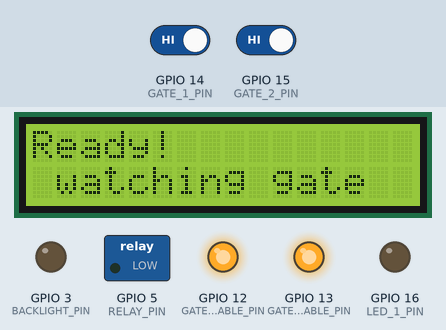
Simulated run of this sketch. Board: ESP32. Parts: 16×2 character LCD, switched loads named in the sketch (green lamp = pin HIGH), output pins drawn as LEDs (lit = HIGH). Dashed ring = blinking. Inputs (shaded band) come from the test bench; at power-on: GPIO 14 (GATE_1_PIN) HIGH, GPIO 15 (GATE_2_PIN) HIGH.

Above: at 2.3 s.
2.4 s: GPIO 14 (GATE_1_PIN) driven LOW
At 3.1 s:
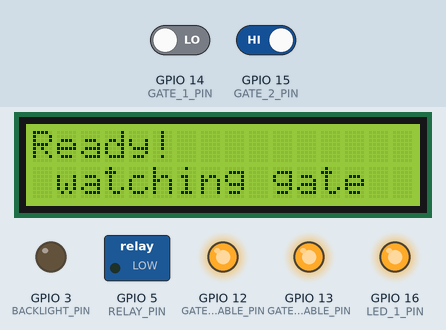
3.9 s: GPIO 15 (GATE_2_PIN) driven LOW
At 5.2 s:
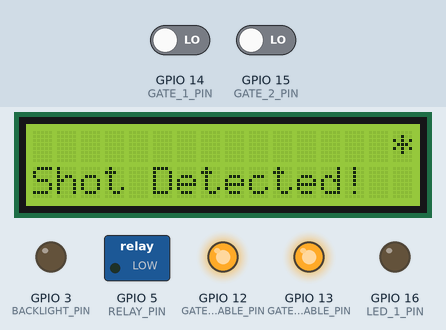
6.9 s: GPIO 14 (GATE_1_PIN) driven HIGH
At 7.6 s:
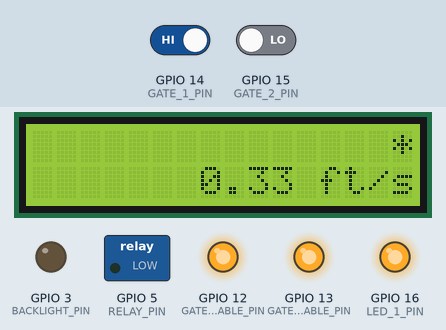
9.9 s: GPIO 15 (GATE_2_PIN) driven HIGH
At 12.8 s:
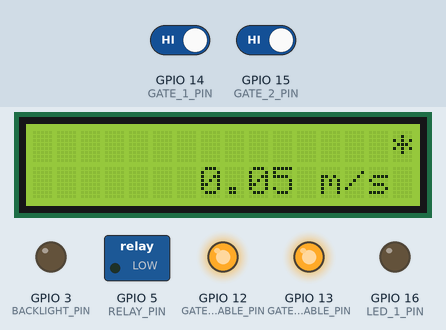
12.9 s: GPIO 15 (GATE_2_PIN) driven LOW
At 15.4 s:
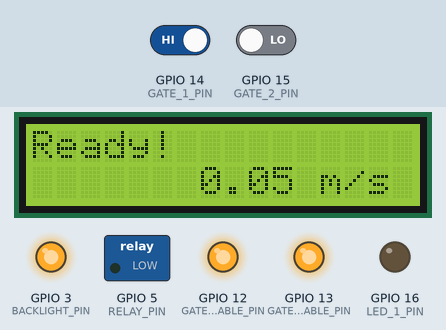
15.9 s: GPIO 14 (GATE_1_PIN) driven LOW
At 17.8 s:
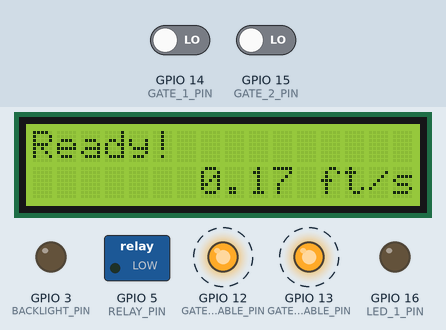
Timing chart, 0 to 19.9 s (numbered marks = the images above; inputs shaded):
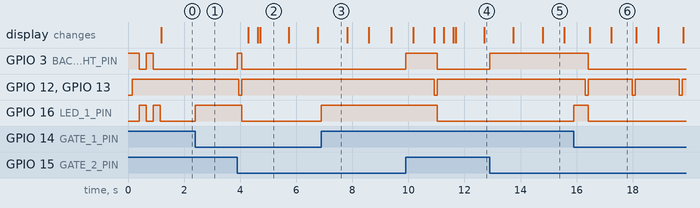

The sketch:

ESPx_Chronograph.ino
```cpp
#include <Wire.h>
#include <LCD.h>
#include <LiquidCrystal_I2C.h>


#define BACKLIGHT_PIN     3

//Pins here are ESP 8266 specific and are unused pins on the UEXT connector
#define GATE_1_ENABLE_PIN 12
#define GATE_2_ENABLE_PIN 13

#define GATE_1_PIN 14
#define GATE_2_PIN 15

#define LED_1_PIN 16
#define LED_2_PIN 3

#define RELAY_PIN 5

//LiquidCrystal_I2C lcd(0x38);  // Set the LCD I2C address

LiquidCrystal_I2C lcd(0x27, BACKLIGHT_PIN, POSITIVE);  // Set the LCD I2C address

int loopCount = 0;
long upTime = 0;
static char outBuf[12];

static bool gate1Bang = false;
static bool gate2Bang = false;
volatile bool gatesReady = false;
volatile unsigned long bang1Clicks = 0;
volatile unsigned long bang2Clicks = 0;
static unsigned long shotClicks = 0;
static unsigned long lastShotClicks = 0;
volatile unsigned long tmpVal = 0;


// Creat a set of new characters
const uint8_t charBitmap[][8] = {
   { 0xc, 0x12, 0x12, 0xc, 0, 0, 0, 0 },
   { 0x6, 0x9, 0x9, 0x6, 0, 0, 0, 0 },
   { 0x0, 0x6, 0x9, 0x9, 0x6, 0, 0, 0x0 },
   { 0x0, 0xc, 0x12, 0x12, 0xc, 0, 0, 0x0 },
   { 0x0, 0x0, 0xc, 0x12, 0x12, 0xc, 0, 0x0 },
   { 0x0, 0x0, 0x6, 0x9, 0x9, 0x6, 0, 0x0 },
   { 0x0, 0x0, 0x0, 0x6, 0x9, 0x9, 0x6, 0x0 },
   { 0x0, 0x0, 0x0, 0xc, 0x12, 0x12, 0xc, 0x0 }

};

void shotAnimate(int _rate)
{
  lcd.home();
  for ( int j = 0; j < 12; j++ )
  {
    lcd.setCursor( 0, 0);
    lcd.print("                ");
    lcd.setCursor ( j, 0 );        // go to the next spot
    lcd.print(">>>---->");
    delay ( 100 / _rate );

  }
  lcd.setCursor( 0, 0);
  lcd.print("               *");
  delay(1000);
};

void displaySpeed(int delayClicks, int rate)
{
  /*
   *    The distance between gates is 30.48cm (1ft)
   *    at 80000000 ticks per second on the CCOUNT register
   *
   *      fps = 80000000 / count in ticks
   *
   */

  float feetSec = 80000000.00 / (float)delayClicks;

  //get meters / sec
  float metersSec = feetSec * 0.3048;


    lcd.setCursor( 0, 1);
    lcd.print("                ");
    lcd.setCursor ( 3, 1);        // go to the next spot
    dtostrf(metersSec,8, 2, outBuf);
    lcd.print(outBuf);
    lcd.setCursor( 11, 1);
    lcd.print(" m/s");
    delay ( 3000 / rate );
    lcd.setCursor( 0, 1);
    lcd.print("                ");
    lcd.setCursor ( 3, 1);        // go to the next spot
    dtostrf(feetSec,8, 2, outBuf);
    lcd.print(outBuf);
    lcd.setCursor( 11, 1);
    lcd.print(" ft/s");
    delay ( 3000 / rate );
}

void gate1Tripped(){
  //get the CCOUNT first!!!
  tmpVal = ESP.getCycleCount();
  if(gatesReady)
  {
    if(!gate1Bang)
    {
      bang1Clicks = tmpVal;
      gate1Bang = true;

    }
  }
  digitalWrite(LED_1_PIN, HIGH);
  tmpVal = 0;
}

void gate2Tripped(){
    //get the CCOUNT first!!!
  tmpVal = ESP.getCycleCount();
  if(gatesReady && gate1Bang)
  {
    bang2Clicks = tmpVal;
    gate2Bang = true;
  }
  digitalWrite(LED_2_PIN, HIGH);
  tmpVal = 0;
}

void resetGates(){
  gatesReady = false;
 // lcd.home ();                   // go home
//  lcd.print("       Resetting");
  yield();

  digitalWrite(GATE_1_ENABLE_PIN, LOW);
  digitalWrite(GATE_2_ENABLE_PIN, LOW);
  delay(100);

  gate1Bang = false;
  gate2Bang = false;
  shotClicks = 0;
  bang1Clicks = 0;
  bang2Clicks = 0;

  digitalWrite(GATE_1_ENABLE_PIN, HIGH);
  digitalWrite(GATE_2_ENABLE_PIN, HIGH);
  digitalWrite(LED_1_PIN, LOW);
  digitalWrite(LED_2_PIN, LOW);
  gatesReady = true;

}
void setup()
{
  int charBitmapSize = (sizeof(charBitmap ) / sizeof (charBitmap[0]));
  // Switch on the backlight
  pinMode ( BACKLIGHT_PIN, OUTPUT );
  digitalWrite ( BACKLIGHT_PIN, HIGH );

  lcd.begin(16,2);               // initialize the lcd

   for ( int i = 0; i < charBitmapSize; i++ )
   {
      lcd.createChar ( i, (uint8_t *)charBitmap[i] );
   }

  lcd.home ();                   // go home
  lcd.print("CHRONOGRAPH ");
  lcd.setCursor ( 0, 1 );        // go to the next line
  lcd.print (" Initializing... ");

  //set gate pin modes. the TRIGGER ENABLE PINs provide the A voltage to the SCR and are cycled to reset the triggers

  pinMode(GATE_1_ENABLE_PIN, OUTPUT);
  pinMode(GATE_2_ENABLE_PIN, OUTPUT);

  pinMode(LED_1_PIN, OUTPUT);
  pinMode(LED_2_PIN, OUTPUT);

  pinMode(RELAY_PIN, OUTPUT);


  digitalWrite(GATE_1_ENABLE_PIN, HIGH);
  digitalWrite(GATE_2_ENABLE_PIN, HIGH);
  digitalWrite(RELAY_PIN, LOW);

  pinMode(GATE_1_PIN, INPUT);
  pinMode(GATE_2_PIN, INPUT);
  attachInterrupt(digitalPinToInterrupt(GATE_1_PIN), gate1Tripped, CHANGE);
  attachInterrupt(digitalPinToInterrupt(GATE_2_PIN), gate2Tripped, CHANGE);

  upTime = millis();
  digitalWrite(LED_1_PIN, LOW);
  digitalWrite(LED_2_PIN, HIGH);
  delay(250);
  digitalWrite(LED_1_PIN, HIGH);
  digitalWrite(LED_2_PIN, LOW);
  delay(250);
  digitalWrite(LED_1_PIN, LOW);
  digitalWrite(LED_2_PIN, HIGH);
  delay(250);
  digitalWrite(LED_1_PIN, HIGH);
  digitalWrite(LED_2_PIN, LOW);
  delay(250);
  digitalWrite(LED_1_PIN, LOW);
  gatesReady = true;
}

void loop()
{
  if(gatesReady)
  {
    while((bang1Clicks == 0) || (bang2Clicks == 0))
    {
      lcd.home ();                   // go home
      lcd.print("Ready!          ");
      lcd.setCursor ( 0, 1 );        // go to the next line


      //this shows the speed of the ast shot and is pretty much a screensaver
      if(lastShotClicks <= 0)
      {
        lcd.print (" watching gate  ");
        delay(200);
      }
      else
      {
        displaySpeed(lastShotClicks, 4);
      }

      //clean up (sometimes the SCR gates get stuck...)
      if((!digitalRead(GATE_1_PIN) && !digitalRead(GATE_2_PIN)) && ((bang1Clicks == 0) || (bang2Clicks == 0)))
      {
        resetGates();
      }

    }

    if(bang2Clicks > bang1Clicks)
    {
     shotClicks = bang2Clicks - bang1Clicks;
    }
    else
    {
      //CCOUNT has reset...
      unsigned long tmpClick1 = 4294967295 - bang1Clicks; //subtract the clicks from the max value
      shotClicks = bang2Clicks + tmpClick1; //then add the second value...
    }
    lastShotClicks = shotClicks;
    lcd.setCursor(0,1);
    lcd.print("Shot Detected!  ");
    resetGates();

    lcd.noBacklight();
    delay(50);
    lcd.backlight();
    shotAnimate(4);
    displaySpeed(lastShotClicks, 3);

  }
  else delay(50);
}
```

Measured:
- after the input at 2.4 s, GPIO 16 (LED_1_PIN): LOW → HIGH at once
- after the input at 3.9 s, GPIO 3 (BACKLIGHT_PIN): LOW → HIGH at once, → LOW 0.16 s later; GPIO 12 (GATE_1_ENABLE_PIN), GPIO 13 (GATE_2_ENABLE_PIN): HIGH → LOW after 0.06 s, → HIGH 0.10 s later; GPIO 16 (LED_1_PIN): HIGH → LOW after 0.16 s; the display: first changes after 0.38 s (image 2 shows a later state)
- after the input at 6.9 s, GPIO 12 (GATE_1_ENABLE_PIN), GPIO 13 (GATE_2_ENABLE_PIN): stays HIGH (without the input it goes to LOW after 2.4 s); GPIO 16 (LED_1_PIN): LOW → HIGH at once
- after the input at 9.9 s, GPIO 3 (BACKLIGHT_PIN): LOW → HIGH at once, → LOW 1.1 s later; GPIO 12 (GATE_1_ENABLE_PIN), GPIO 13 (GATE_2_ENABLE_PIN): HIGH → LOW after 1.0 s, → HIGH 0.10 s later; GPIO 16 (LED_1_PIN): HIGH → LOW after 1.1 s; the display: first differs from a run without the input after 1.0 s (image 4 shows a later state)
- after the input at 12.9 s, GPIO 3 (BACKLIGHT_PIN): LOW → HIGH at once
- after the input at 15.9 s, GPIO 3 (BACKLIGHT_PIN): HIGH → LOW after 0.51 s; GPIO 12 (GATE_1_ENABLE_PIN), GPIO 13 (GATE_2_ENABLE_PIN): alternates HIGH for 1.6 s and LOW for 0.10 s, starting after 0.41 s; GPIO 16 (LED_1_PIN): LOW → HIGH at once, → LOW 0.51 s later
- what the display in image 2 shows lasts 1.0 s, from 4.7 s to 5.7 s
